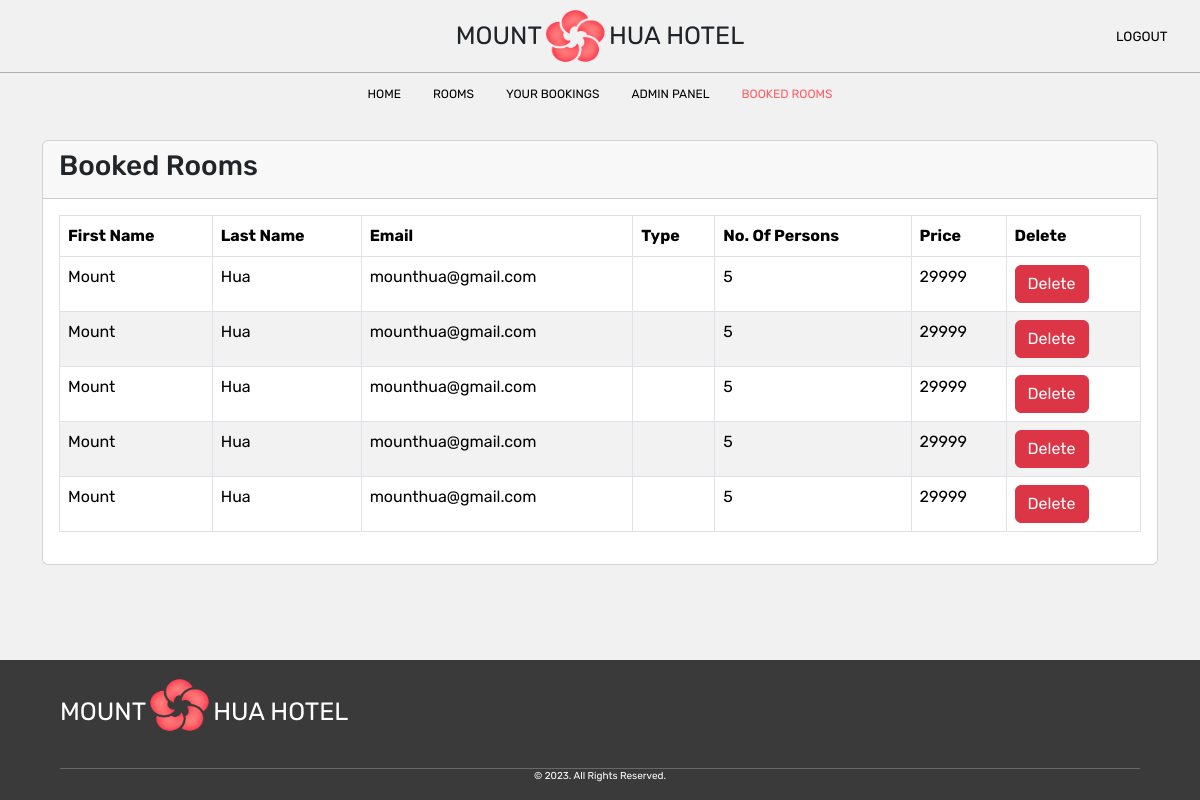
Before: /website/admin/admin_bookedrooms_page.php with the older database file.
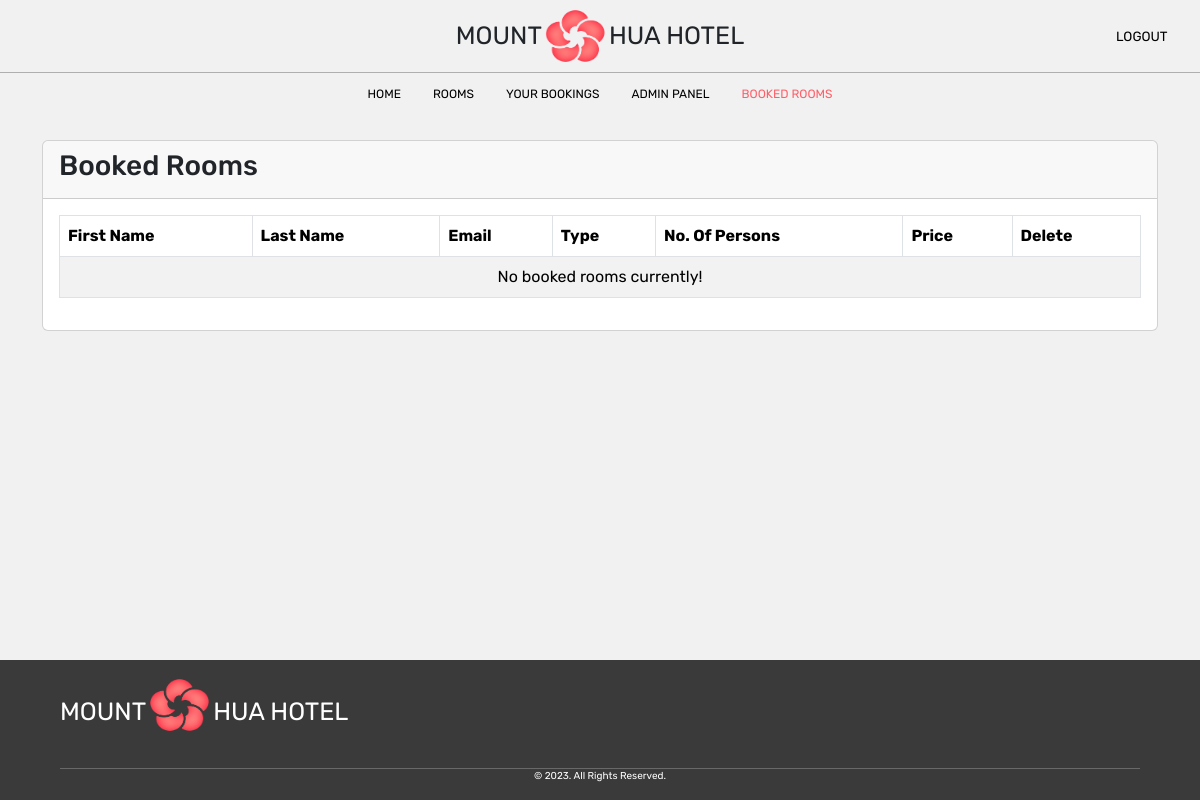
After: the same page with the newer database file.
### tables this page shows
CREATE TABLE `user_rooms` (
  `booking_id` int(11) NOT NULL,
  `users_id` int(11) DEFAULT NULL,
  `rooms_id` int(11) DEFAULT NULL
);

CREATE TABLE `users` (
  `user_id` int(11) NOT NULL,
  `role` varchar(30) NOT NULL,
  `email` varchar(100) NOT NULL,
  `pwd` varchar(255) NOT NULL,
  `first_name` varchar(255) NOT NULL,
  `rooms_id` int(11) DEFAULT NULL,
  `last_name` varchar(255) NOT NULL
);

CREATE TABLE `room` (
  `room_id` int(11) NOT NULL,
  `is_Available` varchar(10) NOT NULL,
  `type` varchar(255) NOT NULL,
  `price` int(11) NOT NULL,
  `persons` int(11) NOT NULL,
  `initialQuantity` int(11) NOT NULL,
  `quantity` int(11) NOT NULL,
  `description` text DEFAULT NULL,
  `image` varchar(255) NOT NULL,
  `users_id` int(11) DEFAULT NULL
);

### website/admin/includes/dbh.inc.php (called while the page is built)
<?php
class Dbh
{
    private $dsn = "mysql:host=localhost;dbname=hoteldatabase";
    private $dbusername = "root";
    private $dbpassword = "";
    protected function connect()
    {
        try {
            $pdo = new PDO($this->dsn, $this->dbusername, $this->dbpassword);
            $pdo->setAttribute(PDO::ATTR_ERRMODE, PDO::ERRMODE_EXCEPTION);
            return $pdo;
        } catch (PDOException $e) {
            echo "Connection Failed: " . $e->getMessage();
        }
    }
}

### website/admin/includes/admin_model.inc.php (called while the page is built, shortened)
<?php
require_once 'dbh.inc.php';
class admin_model extends Dbh
{
    public function get_room_booked_data()
    {
        $query = "
        SELECT users.email, users.user_id, users.first_name, users.last_name, user_rooms.booking_id, room.quantity, room.room_id, room.type, room.price, room.persons
        FROM users
        INNER JOIN user_rooms ON users.user_id = user_rooms.users_id
        INNER JOIN room ON user_rooms.rooms_id = room.room_id;
        ";
        $stmt = $this->connect()->prepare($query);
        $stmt->execute();
        $result = $stmt->fetchAll(PDO::FETCH_ASSOC);
        return $result;
    }
}

### website/admin/includes/admin_view.inc.php (the view, shortened to what this page needs)
<?php
require_once 'admin_model.inc.php';
class admin_view
{
    public function show_booked_room_data()
    {
        $admin_model = new admin_model();
        $result = $admin_model->get_room_booked_data();
        if (isset($_SESSION['no_booked_room'])) {
            echo "<td colspan='7' class='td_no_data'> {$_SESSION['no_booked_room']} </td>";
        } else {
            $result = $admin_model->get_room_booked_data();
            foreach ($result as $row) {
                echo "
                <tr>
                    <td>" . $row['first_name'] . "</td>
                    <td>" . $row['last_name'] . "</td>
                    <td>" . $row['email'] . "</td>
                    <td>" . $row['type'] . "</td>
                    <td>" . $row['persons'] . "</td>
                    <td>" . $row['price'] . "</td>
                        <td>
                            <form action='../admin/includes/admin_booked_room_delete.inc.php' method='POST'>
                                <input type='hidden' name='quantity' value='" . $row['quantity'] . "'/>
                                <input type='hidden' name='room_id' value='" . $row['room_id'] . "'/>
                                <input type='hidden' name='booking_id' value='" . $row['booking_id'] . "'/>
                                <button type='submit' name='delete_room_btn' value='" . $row['booking_id'] . "' class='btn btn-danger'>Delete</button>
                        </form>
                    </td>
                </tr>
                ";
            }
        }
    }
}

### website/admin/admin_bookedrooms_page.php (shortened to what this page needs)
<?php
require_once '../admin/includes/admin_view.inc.php';
?>
<!DOCTYPE html>
<html lang="en">
<head>
    <link rel="stylesheet" href="https://cdn.jsdelivr.net/npm/bootstrap@5.3.2/dist/css/bootstrap.min.css">
    <link rel="stylesheet" href="../homePage.css">
</head>
<body>
    <nav>
        <div class="parent_nav_top">
            <div class="logo">
                <h1 class="mount">MOUNT </h1>
                <img src="../picture/mounthua.webp" alt="Mount Hua Logo" class="mount_hua_logo">
                <h1 class="hua_hotel"> HUA HOTEL</h1>
            </div>
            <div class="side_nav">
                <form action="../includes/logout.inc.php" method="post">
                    <button class="logout">LOGOUT</button>
                </form>
            </div>
        </div>
        <div class="top_nav">
            <a href="./admin_home_page.php">HOME</a>
            <a href="./admin_room_page.php">ROOMS</a>
            <a href="./admin_bookings_page.php">YOUR BOOKINGS</a>
            <a href="./admin_adminPanel_page.php">ADMIN PANEL</a>
            <a href="./admin_bookedrooms_page.php" class="active">BOOKED ROOMS</a>
        </div>
    </nav>
    <div class="container">
        <div class="row">
            <div class="col-md-12 mt-4">
                <?php
                $admin_view = new admin_view();
                $admin_view->check_add_message();
                $admin_view->check_add_errors();
                ?>
                <div class="booked_card_container card">
                    <div class="card-header">
                        <h3>Booked Rooms</h3>
                    </div>
                    <div class="card-body">
                        <table class="table table-bordered table-striped">
                            <thead>
                                <tr>
                                    <th>First Name</th>
                                    <th>Last Name</th>
                                    <th>Email</th>
                                    <th>Type</th>
                                    <th class="persons">No. Of Persons</th>
                                    <th>Price</th>
                                    <th class="delete_th">Delete</th>
                                </tr>
                            </thead>
                            <tbody>
                                <tr>
                                    <?php
                                    $admin_view->show_booked_room_data();
                                    ?>
                                </tr>
                            </tbody>
                        </table>
                    </div>
                </div>
            </div>
        </div>
    </div>
    <footer>
        <div class="footer_left">
            <h1 class="mount">MOUNT </h1>
            <img src="../picture/mounthua.webp" alt="Mount Hua Logo" class="mount_hua_logo">
            <h1 class="hua_hotel"> HUA HOTEL</h1>
        </div>
        <div class="footer_bottom">
            <p>&copy; 2023. All Rights Reserved.</p>
        </div>
    </footer>
</body>
</html>

### website/homePage.css (style rules this page uses)
body { display: flex; flex-direction: column; font-family: 'Rubik', sans-serif; margin: 0; background-color: #F1F1F1; min-height: 100vh; animation: fadeIn 2s ease; }
.logo { position: absolute; display: flex; flex-direction: row; align-items: center; justify-content: center; height: 70.50px; width: 288.531px; left: 50%; transform: translateX(-50%); }
img.mount_hua_logo { height: 56px; width: 67px; }
h1.mount { font-size: 25px; font-weight: normal; margin: 20.75px 0; }
h1.hua_hotel { font-size: 25px; font-weight: normal; margin: 20.75px 0; }
nav { position: sticky; top: 0; background-color: #F1F1F1; z-index: 1000; height: 115.5px; }
.top_nav { display: flex; justify-content: center; align-items: center; height: 42px; }
.top_nav a { float: left; text-align: center; padding: 14px 16px; text-decoration: none; color: black; font-size: 12px; }
.top_nav a.active { color: #FF5F68; }
.parent_nav_top { position: relative; display: flex; flex-direction: row; justify-content: space-between; align-items: center; border-bottom: 1px solid #AFAFAF; height: 72.5px; }
button.logout { font-family: 'Rubik', sans-serif; background-color: #F1F1F1; border-style: none; font-size: 13.33px; }
.side_nav { width: 90px; }
footer { display: flex; flex-direction: column; justify-content: flex-end; color: white; background-color: #3A3A3A; width: 100%; height: 140px; margin-top: auto; }
.footer_bottom { text-align: center; font-size: 10px; border-top: 1px solid #686868; margin-left: 5%; margin-right: 5%; }
.footer_left { display: flex; flex-direction: row; margin-left: 5%; margin-bottom: 20px; }
.persons { white-space: nowrap; }
.delete_th { width: auto; }
.td_no_data { text-align: center; }
.booked_card_container { margin-bottom: 40px; }

Changed rows visible on the page:
removed user_rooms: users.first_name "Mount", users.last_name "Hua", users.email "mounthua@gmail.com", rooms.persons "5", rooms.price "29999", $row['booking_id'] 166 (drawn)
removed user_rooms: users.first_name "Mount", users.last_name "Hua", users.email "mounthua@gmail.com", rooms.persons "5", rooms.price "29999", $row['booking_id'] 167 (drawn)
removed user_rooms: users.first_name "Mount", users.last_name "Hua", users.email "mounthua@gmail.com", rooms.persons "5", rooms.price "29999", $row['booking_id'] 168 (drawn)
removed user_rooms: users.first_name "Mount", users.last_name "Hua", users.email "mounthua@gmail.com", rooms.persons "5", rooms.price "29999", $row['booking_id'] 169 (drawn)
removed user_rooms: users.first_name "Mount", users.last_name "Hua", users.email "mounthua@gmail.com", rooms.persons "5", rooms.price "29999", $row['booking_id'] 170 (drawn)
Other visible differences:
$_SESSION['no_booked_room']: (not shown) → "No booked rooms currently!"
